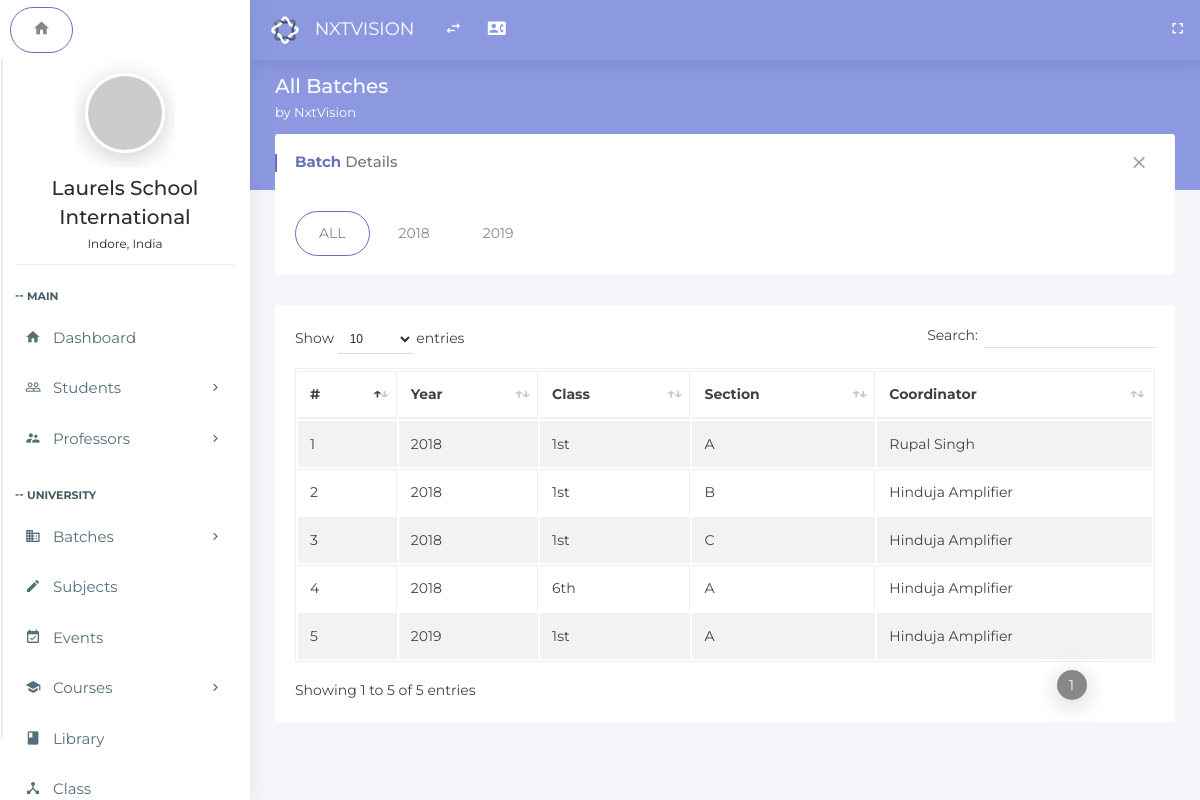
Screenshot of /index.php/batches/all_batch with the database file from the repository.
### tables this page shows
CREATE TABLE `batches_all` (
  `id` int(11) NOT NULL,
  `year_id` int(11) NOT NULL,
  `class_id` int(11) NOT NULL,
  `section_id` int(11) NOT NULL,
  `coordinator` int(11) NOT NULL,
  `subject_teachers` text NOT NULL,
  `students_list` text NOT NULL
);

CREATE TABLE `years_list` (
  `id` int(11) NOT NULL,
  `year` text NOT NULL
);

CREATE TABLE `classes_list` (
  `id` int(11) NOT NULL,
  `class` text NOT NULL
);

CREATE TABLE `section_list` (
  `id` int(11) NOT NULL,
  `section` text NOT NULL
);

CREATE TABLE `professor_joining` (
  `id` int(11) NOT NULL,
  `join_date` date NOT NULL,
  `prof_name` text NOT NULL,
  `phone` text NOT NULL,
  `prof_dob` date NOT NULL,
  `email` text NOT NULL,
  `gender` text NOT NULL,
  `prof_category` text NOT NULL,
  `state` text NOT NULL,
  `city` text NOT NULL,
  `prof_bloodgroup` text NOT NULL,
  `current_address` text NOT NULL,
  `permanent_address` text NOT NULL,
  `current_address_pin` int(7) NOT NULL,
  `permanent_address_pin` int(7) NOT NULL,
  `photo` text NOT NULL,
  `father_name` text NOT NULL,
  `mother_name` text NOT NULL,
  `password` text NOT NULL,
  `highest_qualification` text NOT NULL,
  `bank_name` text NOT NULL,
  `pan_number` text NOT NULL,
  `branch_name` text NOT NULL,
  `account_number` text NOT NULL,
  `ifsc` text NOT NULL
);

### application/controllers/Batches.php (called while the page is built, shortened)
<?php
class Batches extends MY_Controller
{
    public function all_batch()
    {
        $this->load->model('Batches_all_model', '_batchmodel');
        $data['batchDetails']=$this->_batchmodel->getBatchDetails();
        $this->load->view('batches-all', $data);
    }
}

### index.php (called while the page is built, shortened)
<?php
require_once BASEPATH.'core/CodeIgniter.php';

### application/models/Batches_all_model.php (called while the page is built, shortened)
<?php
class Batches_all_model extends CI_Model
{
    public function getBatchDetails()
    {
        $batchDetailsArray = array();
        $batchDetailsArray["ALL"] = array();
        $yearQuery = $this->db->get('years_list')->result();
        foreach ( $yearQuery as $row)
        {
            $yearSQL = 'SELECT batches_all.id, years_list.year , classes_list.class , section_list.section
            , professor_joining.prof_name
            FROM batches_all
            INNER JOIN years_list ON batches_all.year_id=years_list.id
            INNER JOIN classes_list ON batches_all.class_id=classes_list.id
            INNER JOIN section_list ON batches_all.section_id=section_list.id
            INNER JOIN professor_joining ON batches_all.coordinator=professor_joining.id
            where batches_all.year_id ='.$row->id;
            $yearQuery = $this->db->query($yearSQL)->result();
            $batchDetailsArray["ALL"] = array_merge($batchDetailsArray["ALL"],$yearQuery);
            $batchDetailsArray[$row->year] = $yearQuery;
        }
        return $batchDetailsArray;
    }
}

### application/views/batches-all.php (the view, shortened to what this page needs)
<!doctype html>
<html class="no-js " lang="en">
  <head>
    <link rel="stylesheet" href="../assets/plugins/bootstrap/css/bootstrap.min.css">
    <link rel="stylesheet" href="../assets/plugins/jquery-datatable/dataTables.bootstrap4.min.css">
    <link rel="stylesheet" href="../assets/css/main.css">
    <link rel="stylesheet" href="../assets/css/color_skins.css">
  </head>
  <body class="<?php echo $theme; ?>">
    <nav class="navbar p-l-5 p-r-5">
      <ul class="nav navbar-nav navbar-left">
        <li>
          <div class="navbar-header">
            <a class="navbar-brand" href="<?php echo site_url('dashboard'); ?>">
              <img src="../assets/images/logo.svg" width="30" alt="Oreo">
              <span class="m-l-10">
                <?php echo $company_name; ?>
              </span>
            </a>
          </div>
        </li>
        <li>
          <a href="javascript:void(0);" class="ls-toggle-btn" data-close="true">
            <i class="zmdi zmdi-swap">
            </i>
          </a>
        </li>
        <li>
          <a href="contact.html" title="Contact List">
            <i class="zmdi zmdi-account-box-phone">
            </i>
          </a>
        </li>
        <li class="float-right">
          <a href="javascript:void(0);" class="fullscreen hidden-sm-down" data-provide="fullscreen" data-close="true">
            <i class="zmdi zmdi-fullscreen">
            </i>
          </a>
        </li>
      </ul>
    </nav>
    <?php include 'leftside.php';?>
    <section class="content">
    <div class="block-header">
        <div class="row">
            <div class="col-lg-7 col-md-6 col-sm-12">
                <h2>All Batches
                <small><?php echo $welcome_string; ?></small>
                </h2>
            </div>
        </div>
    </div>
    <div class="container-fluid">
        <div class="row clearfix">
            <div class="col-lg-12">
                <div class="card">
                    <div class="header">
                        <h2><strong>Batch</strong> Details</h2>
                        <ul class="header-dropdown">
                            <li class="remove">
                                <a role="button" class="boxs-close"><i class="zmdi zmdi-close"></i></a>
                            </li>
                        </ul>
                    </div>
                    <div class="body">
                        <ul class="nav nav-tabs padding-0">
                            <?php
                                foreach ($batchDetails as $key => $value)
                                {?>
                                    <li class="nav-item"><a class="nav-link <?php echo (strcmp($key,'ALL')==0)?'active':'';?>" data-toggle="tab" href="#tab<?php echo $key;?>"><?php echo $key;?></a></li>
                                <?php
                                }
                            ?>
                        </ul>
                    </div>
                </div>
                <div class="tab-content">
                    <?php
                        foreach ($batchDetails as $key => $value)
                        {
                    ?>
                    <div class="tab-pane <?php echo (strcmp($key,'ALL')==0)?'active':'';?>" id="tab<?php echo $key;?>">
                        <div class="card">
                            <div class="body table-responsive">
                                <table class="table table-bordered table-striped table-hover js-basic-example dataTable">
                                    <thead>
                                        <tr>
                                            <th>#</th>
                                            <th>Year</th>
                                            <th>Class</th>
                                            <th>Section</th>
                                            <th>Coordinator</th>
                                        </tr>
                                    </thead>
                                    <tbody>
                                        <?php
                                            foreach ($value as $row)
                                            {
                                        ?>
                                            <tr>
                                                <td><?php echo $row->id;?></td>
                                                <td><?php echo $row->year;?></td>
                                                <td><?php echo $row->class;?></td>
                                                <td><?php echo $row->section;?></td>
                                                <td><?php echo $row->prof_name;?></td>
                                            </tr>
                                        <?php
                                            }
                                        ?>
                                    </tbody>
                                </table>
                            </div>
                        </div>
                    </div>
                    <?php
                        }
                    ?>
                </div>
            </div>
        </div>
    </div>
</section>
  </body>
</html>

### application/views/LeftSide.php (shortened to what this page needs)
<aside id="leftsidebar" class="sidebar">
    <ul class="nav nav-tabs">
        <li class="nav-item"><a class="nav-link active" data-toggle="tab" href="#dashboard"><i class="zmdi zmdi-home"></i></a></li>
    </ul>
    <div class="tab-content">
        <div class="tab-pane stretchRight active" id="dashboard">
            <div class="menu">
                <ul class="list">
                    <li>
                        <div class="user-info">
                            <div class="image"><a href="profile.html"><img src="http://via.placeholder.com/80x80" alt="User"></a></div>
                            <div class="detail">
                                <h4><?php echo $schoolname;?></h4>
                                <small><?php echo $schoollocation;?></small>
                            </div>
                        </div>
                    </li>
                    <li class="header">MAIN</li>
                    <li <?php if( strcmp(basename($_SERVER['PHP_SELF']) ,'dashboard') ==0 )
                            echo 'class="active open"'; ?>  >
                        <a href="<?php echo site_url('dashboard') ?>"><i class="zmdi zmdi-home"></i><span>Dashboard</span></a>
                    </li>
                    <li <?php if( strcmp(basename($_SERVER['PHP_SELF']) ,'all_students') ==0 || strcmp(basename($_SERVER['PHP_SELF']) ,'add_students') ==0 || strcmp($this->uri->segment(1),'profile') == 0)
                        echo 'class="active open"'; ?> >
                        <a href="javascript:void(0);" class="menu-toggle"><i class="zmdi zmdi-accounts-outline"></i><span>Students</span> </a>
                    </li>
                    <li <?php if( strcmp(basename($_SERVER['PHP_SELF']) ,'all_professor') ==0 || strcmp(basename($_SERVER['PHP_SELF']) ,'add_professor') ==0)
                        echo 'class="active open"'; ?> >
                        <a href="javascript:void(0);" class="menu-toggle"><i class="zmdi zmdi-accounts-alt"></i><span>Professors</span> </a>
                    </li>
                    <li class="header">UNIVERSITY</li>
                    <li <?php if( strcmp(basename($_SERVER['PHP_SELF']) ,'classes') ==0 || strcmp(basename($_SERVER['PHP_SELF']) ,'years') ==0 || strcmp(basename($_SERVER['PHP_SELF']) ,'section') ==0)
                        echo 'class="active open"'; ?> >
                        <a href="javascript:void(0);" class="menu-toggle"><i class="zmdi zmdi-city-alt"></i><span>Batches</span> </a>
                    </li>
                    <li <?php if( strcmp(basename($_SERVER['PHP_SELF']) ,'subject') ==0 )
                            echo 'class="active open"'; ?>  >
                        <a href="<?php echo site_url('subject') ?>"><i class="zmdi zmdi-edit"></i><span>Subjects</span></a>
                    </li>
                    <li <?php if( strcmp(basename($_SERVER['PHP_SELF']) ,'event') ==0)
                        echo 'class="active"'; ?>>
                        <a href="<?php echo site_url('Events/event');?>"><i class="zmdi zmdi-calendar-check"></i><span>Events</span> </a>
                    </li>
                    <li <?php if( strcmp(basename($_SERVER['PHP_SELF']) ,'courses') ==0 || strcmp(basename($_SERVER['PHP_SELF']) ,'add_courses') ==0 || strcmp(basename($_SERVER['PHP_SELF']),'courses_info') ==0 )
                        echo 'class="active open"'; ?> >
                        <a href="javascript:void(0);" class="menu-toggle"><i class="zmdi zmdi-graduation-cap"></i><span>Courses</span> </a>
                    </li>
                    <li <?php if( strcmp(basename($_SERVER['PHP_SELF']),'Library') ==0 )
                        echo 'class="active"'; ?>>
                        <a href="<?php echo site_url('Library/Lib');?>"><i class="zmdi zmdi-book"></i><span>Library</span> </a>
                    </li>
                    <li <?php if( strcmp(basename($_SERVER['PHP_SELF']),'Classroom') ==0 )
                        echo 'class="active"'; ?>>
                        <a href="<?php echo site_url('Classroom') ?>"><i class="zmdi zmdi-device-hub"></i><span>Class</span> </a>
                    </li>
                </ul>
            </div>
        </div>
    </div>
</aside>

### assets/css/color_skins.css (style rules this page uses)
.theme-purple .block-header h2 { color: #fff }
.theme-purple .block-header h2 small { color: #fff }
.theme-purple section.content:before { background-color: #8c99e0 }
.theme-purple .navbar, .theme-purple .page-loader-wrapper { background: #8c99e0 }
.theme-purple .nav-tabs .nav-link.active { border: 1px solid #6572b8 !important }
.theme-purple .card .header h2:before { background: #6572b8 }
.theme-purple .card .header h2 strong { color: #6572b8 }

### rows the page displays
batches_all: id "1", years_list.year "2018", classes_list.class "1st", section_list.section "A", professor_joining.prof_name "Rupal Singh"
batches_all: id "2", years_list.year "2018", classes_list.class "1st", section_list.section "B", professor_joining.prof_name "Hinduja Amplifier"
batches_all: id "3", years_list.year "2018", classes_list.class "1st", section_list.section "C", professor_joining.prof_name "Hinduja Amplifier"
batches_all: id "4", years_list.year "2018", classes_list.class "6th", section_list.section "A", professor_joining.prof_name "Hinduja Amplifier"
batches_all: id "5", years_list.year "2019", classes_list.class "1st", section_list.section "A", professor_joining.prof_name "Hinduja Amplifier"

### other values shown
$company_name "NXTVISION"
$schoolname "Laurels School International"
$schoollocation "Indore, India"
$welcome_string "by NxtVision"
$key "ALL"
$key "2018"
$key "2019"
